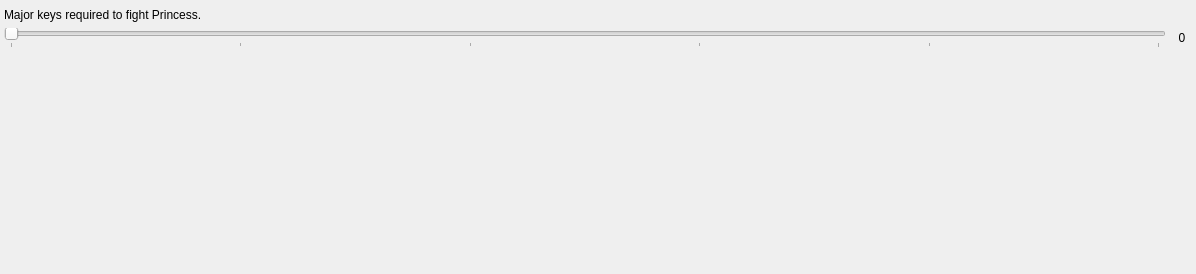
<?xml version="1.0" encoding="UTF-8"?>
<ui version="4.0">
 <class>PresetPseudoregaliaGoal</class>
 <widget class="QMainWindow" name="PresetPseudoregaliaGoal">
  <property name="geometry">
   <rect>
    <x>0</x>
    <y>0</y>
    <width>1196</width>
    <height>274</height>
   </rect>
  </property>
  <property name="windowTitle">
   <string>Goal</string>
  </property>
  <widget class="QWidget" name="centralWidget">
   <property name="maximumSize">
    <size>
     <width>16777215</width>
     <height>16777215</height>
    </size>
   </property>
   <layout class="QVBoxLayout" name="goal_layout">
    <property name="leftMargin">
     <number>4</number>
    </property>
    <property name="topMargin">
     <number>8</number>
    </property>
    <property name="rightMargin">
     <number>4</number>
    </property>
    <property name="bottomMargin">
     <number>8</number>
    </property>
    <item>
     <widget class="QLabel" name="description_label">
      <property name="text">
       <string>&lt;html&gt;&lt;head/&gt;&lt;body&gt;&lt;p&gt;Major keys required to fight Princess.&lt;/p&gt;&lt;/body&gt;&lt;/html&gt;</string>
      </property>
      <property name="wordWrap">
       <bool>true</bool>
      </property>
     </widget>
    </item>
    <item>
     <layout class="QHBoxLayout" name="keys_slider_layout">
      <item>
       <widget class="QSlider" name="keys_slider">
        <property name="maximum">
         <number>5</number>
        </property>
        <property name="pageStep">
         <number>2</number>
        </property>
        <property name="orientation">
         <enum>Qt::Horizontal</enum>
        </property>
        <property name="tickPosition">
         <enum>QSlider::TicksBelow</enum>
        </property>
       </widget>
      </item>
      <item>
       <widget class="QLabel" name="keys_slider_label">
        <property name="sizePolicy">
         <sizepolicy hsizetype="Fixed" vsizetype="Fixed">
          <horstretch>0</horstretch>
          <verstretch>0</verstretch>
         </sizepolicy>
        </property>
        <property name="minimumSize">
         <size>
          <width>20</width>
          <height>0</height>
         </size>
        </property>
        <property name="text">
         <string>0</string>
        </property>
        <property name="alignment">
         <set>Qt::AlignCenter</set>
        </property>
       </widget>
      </item>
     </layout>
    </item>
    <item>
     <spacer name="spacer">
      <property name="orientation">
       <enum>Qt::Vertical</enum>
      </property>
      <property name="sizeHint" stdset="0">
       <size>
        <width>20</width>
        <height>40</height>
       </size>
      </property>
     </spacer>
    </item>
   </layout>
  </widget>
 </widget>
 <layoutdefault spacing="6" margin="11"/>
 <resources/>
 <connections/>
</ui>
